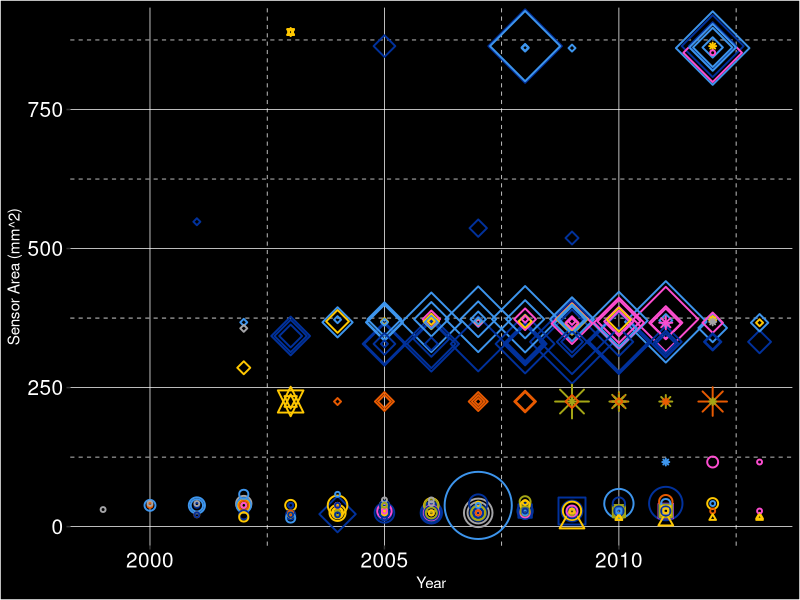
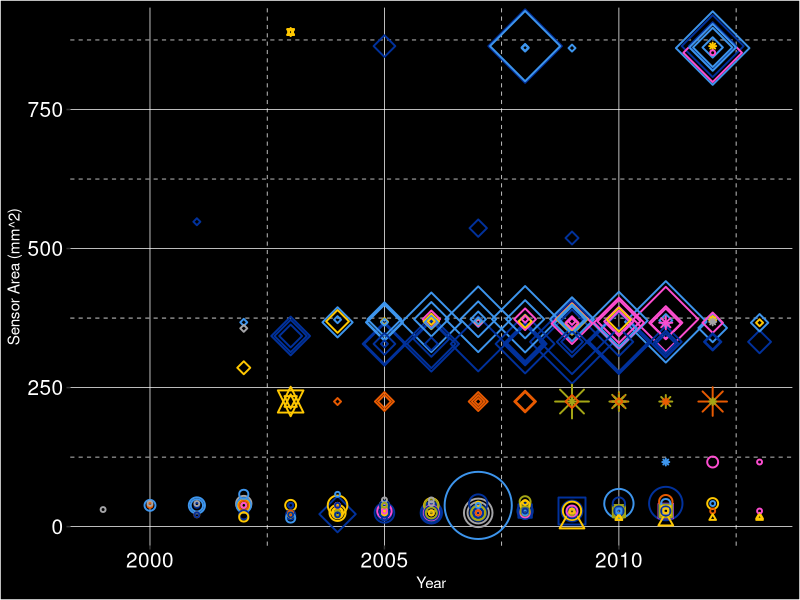

Generate these figures, in order, with R:
df = read.csv("model_quality.csv")
library(ggplot2)
library(ggrepel)

df = df[!is.na(df$size),]

the.rest = c("PENTAX","KODAK","SBIG","APPLE","SAMSUNG","MINOLTA",
             "LEICA","HP","ERICSSON","SIGMA","GE","CASIO","RICOH","BENQ")

makeplot = as.character(df$make)

for (i in 1:283) {
  if (makeplot[i] %in% the.rest) {
    makeplot[i] = "MINOR"
  }
}

df$makeplot = factor(makeplot)

colors = c("#01319c","#a4a4a7","#ffc801","#3d95ed","#e85a01","#a5a715","#fd4dd0")

ggplot(df,aes(year,size,color=makeplot,size=count,shape=type,label=model)) + 
  geom_point(stroke=1) +
  #scale_shape_manual(values=c(11,15,16,18,8,17)) +
  scale_shape_manual(values=c(11,0,1,5,8,2)) +
  scale_size_continuous(range = c(1,22)) +
  scale_color_manual(values = colors) +
  theme(panel.background = element_rect(fill = "black"),
        panel.grid.major = element_line(color = "white",size=0.25),
        panel.grid.minor = element_line(color = "white",size=0.25,linetype="dashed"),
        plot.background = element_rect(fill = "black"),
        text = element_text(color="white"),
        axis.text = element_text(color="white",size=15),
        legend.position = "none") +
  labs(x="Year",y="Sensor Area (mm^2)")
  #geom_text_repel(data=subset(df,df$count > 100),color="white",size=4)
  

ggsave(filename="/Users/damoncrockett/Desktop/astrophotography_data/quality.png",
       width=8.5,height=8.5,units="in")


